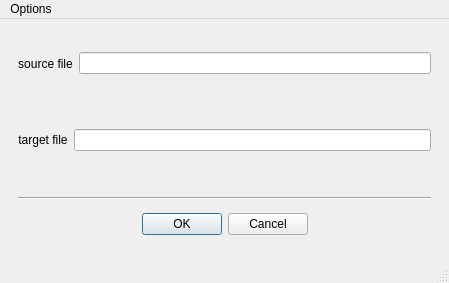
<?xml version="1.0" encoding="UTF-8"?>
<ui version="4.0">
 <class>MainWindow</class>
 <widget class="QMainWindow" name="MainWindow">
  <property name="geometry">
   <rect>
    <x>0</x>
    <y>0</y>
    <width>449</width>
    <height>283</height>
   </rect>
  </property>
  <property name="windowTitle">
   <string>MainWindow</string>
  </property>
  <widget class="QWidget" name="centralwidget">
   <layout class="QVBoxLayout" name="verticalLayout">
    <item>
     <widget class="QWidget" name="widget" native="true">
      <layout class="QHBoxLayout" name="horizontalLayout">
       <item>
        <widget class="QLabel" name="label">
         <property name="text">
          <string>source file</string>
         </property>
         <property name="alignment">
          <set>Qt::AlignCenter</set>
         </property>
        </widget>
       </item>
       <item>
        <widget class="QLineEdit" name="srcEdit">
         <property name="alignment">
          <set>Qt::AlignCenter</set>
         </property>
        </widget>
       </item>
      </layout>
     </widget>
    </item>
    <item>
     <widget class="QWidget" name="widget_2" native="true">
      <layout class="QHBoxLayout" name="horizontalLayout_2">
       <item>
        <widget class="QLabel" name="label_2">
         <property name="text">
          <string>target file</string>
         </property>
         <property name="alignment">
          <set>Qt::AlignCenter</set>
         </property>
        </widget>
       </item>
       <item>
        <widget class="QLineEdit" name="desEdit">
         <property name="alignment">
          <set>Qt::AlignCenter</set>
         </property>
        </widget>
       </item>
      </layout>
     </widget>
    </item>
    <item>
     <widget class="QWidget" name="widget_3" native="true">
      <layout class="QVBoxLayout" name="verticalLayout_2">
       <item>
        <widget class="Line" name="line">
         <property name="orientation">
          <enum>Qt::Horizontal</enum>
         </property>
        </widget>
       </item>
       <item>
        <widget class="QDialogButtonBox" name="buttonBox">
         <property name="orientation">
          <enum>Qt::Horizontal</enum>
         </property>
         <property name="standardButtons">
          <set>QDialogButtonBox::Cancel|QDialogButtonBox::Ok</set>
         </property>
         <property name="centerButtons">
          <bool>true</bool>
         </property>
        </widget>
       </item>
      </layout>
     </widget>
    </item>
   </layout>
  </widget>
  <widget class="QMenuBar" name="menubar">
   <property name="geometry">
    <rect>
     <x>0</x>
     <y>0</y>
     <width>449</width>
     <height>28</height>
    </rect>
   </property>
   <widget class="QMenu" name="menuOptions">
    <property name="title">
     <string>Options</string>
    </property>
    <addaction name="separator"/>
    <addaction name="actionClear_Input"/>
    <addaction name="separator"/>
    <addaction name="actionExit"/>
   </widget>
   <addaction name="menuOptions"/>
  </widget>
  <widget class="QStatusBar" name="statusbar"/>
  <action name="actionClear_Input">
   <property name="text">
    <string>Clear Input</string>
   </property>
  </action>
  <action name="actionExit">
   <property name="text">
    <string>Exit</string>
   </property>
  </action>
 </widget>
 <resources/>
 <connections>
  <connection>
   <sender>actionExit</sender>
   <signal>triggered()</signal>
   <receiver>MainWindow</receiver>
   <slot>close()</slot>
   <hints>
    <hint type="sourcelabel">
     <x>-1</x>
     <y>-1</y>
    </hint>
    <hint type="destinationlabel">
     <x>224</x>
     <y>141</y>
    </hint>
   </hints>
  </connection>
  <connection>
   <sender>actionClear_Input</sender>
   <signal>triggered()</signal>
   <receiver>srcEdit</receiver>
   <slot>clear()</slot>
   <hints>
    <hint type="sourcelabel">
     <x>-1</x>
     <y>-1</y>
    </hint>
    <hint type="destinationlabel">
     <x>262</x>
     <y>70</y>
    </hint>
   </hints>
  </connection>
  <connection>
   <sender>actionClear_Input</sender>
   <signal>triggered()</signal>
   <receiver>desEdit</receiver>
   <slot>clear()</slot>
   <hints>
    <hint type="sourcelabel">
     <x>-1</x>
     <y>-1</y>
    </hint>
    <hint type="destinationlabel">
     <x>261</x>
     <y>144</y>
    </hint>
   </hints>
  </connection>
  <connection>
   <sender>buttonBox</sender>
   <signal>rejected()</signal>
   <receiver>MainWindow</receiver>
   <slot>close()</slot>
   <hints>
    <hint type="sourcelabel">
     <x>224</x>
     <y>224</y>
    </hint>
    <hint type="destinationlabel">
     <x>224</x>
     <y>141</y>
    </hint>
   </hints>
  </connection>
 </connections>
</ui>
